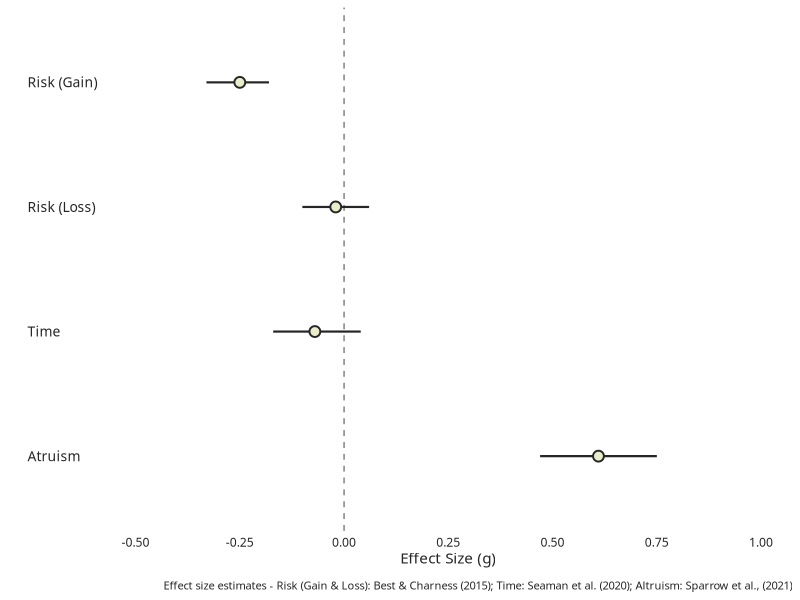
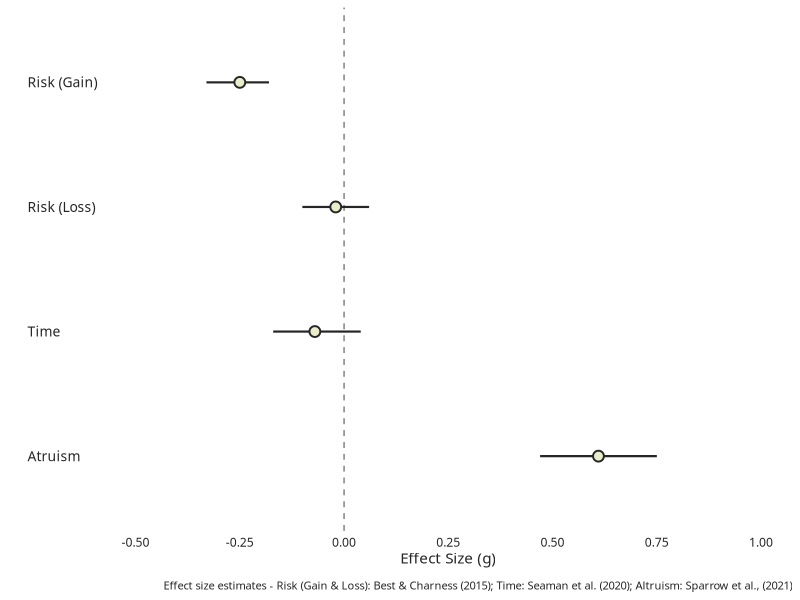

These charts were generated, in order, by the following R code:
# DESCRIPTION -------------------------------------------------------------

# starting to analyse smthg 


# TO DO -------------------------------------------------------------------

# Need to sort "risk":
# eliminate duplicate studies between Mata and Best.
# also make sure how certain studies are designed when aggregating the effect sizes 
# sort the gain/loss and pos/neg domain effec sizes
# update study list


# PACKAGES ----------------------------------------------------------------


library(tidyverse)



# DATA --------------------------------------------------------------------



ma_data <- tibble(pref = c("Risk (Gain)", "Risk (Loss)", "Time", "Atruism"),
                  order = c(1:4),
                  g = c(-.25, -.02, -.07, .61),
                  lb = c(-.33, -.1, -.17, .47),
                  ub = c(-.18, .06, .04, .75))


# PLOT  --------------------------------------------------------------

#setting up the basic plot
p <- ma_data %>% 
  ggplot(aes(y= fct_reorder(pref, -order), x= g, xmin= lb, xmax=ub))+ 
  #this adds the effect sizes to the plot
  geom_vline(xintercept = 0, linetype = "dashed", color = "grey50", size = 0.5) +
  geom_errorbarh(height= 0, color = "grey15", size = 0.75) +
  geom_point(shape = 21, size = 3, color = "grey15", stroke = 1, fill = "#e9edc9")+ 
  theme_minimal() +
  labs(y = "", x = "Effect Size (g)",
       caption = "Effect size estimates - Risk (Gain & Loss): Best & Charness (2015); Time: Seaman et al. (2020); Altruism: Sparrow et al., (2021)") +
  theme(panel.grid = element_blank(),
        axis.text.x = element_text(color = "grey15",
                                   family = "Barlow"),
        plot.caption = element_text(color = "grey15",
                                    family = "Barlow Italic",
                                    size = 8,
                                    margin = margin(t = 10)),
        axis.title.x = element_text(color = "grey15",
                                    family = "Barlow ExtraBold"),
        axis.text.y = element_text(color = "grey15",
                                   family = "Barlow ExtraBold",
                                   size=10,
                                   hjust = 0)) +
  scale_x_continuous(limits = c(-.5, 1), breaks = seq(-.5,1,by = 0.25))


p
ggsave(filename = "figures/prev_ma_overview.png", plot = p, width = 30, height = 8, units = "cm", dpi = 600)

